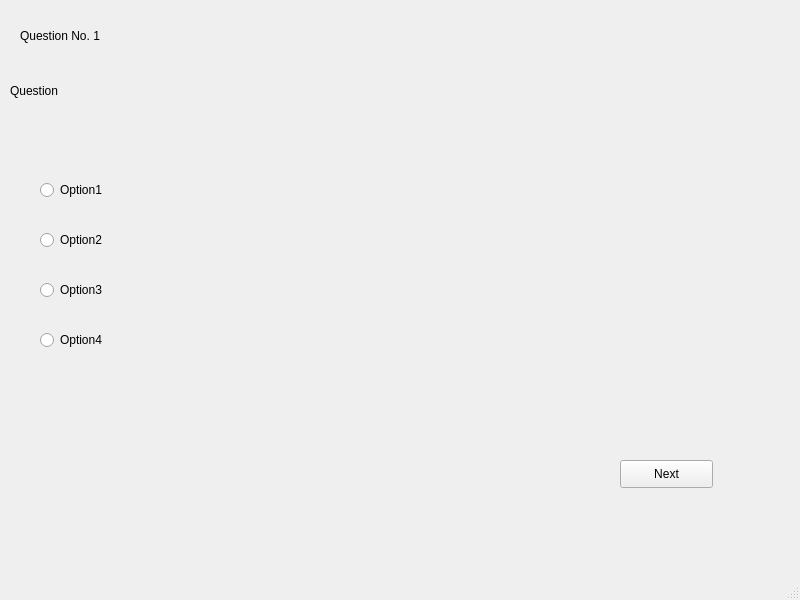
<?xml version="1.0" encoding="UTF-8"?>
<ui version="4.0">
 <class>MainWindow</class>
 <widget class="QMainWindow" name="MainWindow">
  <property name="geometry">
   <rect>
    <x>0</x>
    <y>0</y>
    <width>800</width>
    <height>600</height>
   </rect>
  </property>
  <property name="windowTitle">
   <string>MainWindow</string>
  </property>
  <widget class="QWidget" name="centralwidget">
   <widget class="QLabel" name="label">
    <property name="geometry">
     <rect>
      <x>20</x>
      <y>20</y>
      <width>151</width>
      <height>31</height>
     </rect>
    </property>
    <property name="text">
     <string>Question No. 1</string>
    </property>
   </widget>
   <widget class="QLabel" name="label_2">
    <property name="geometry">
     <rect>
      <x>10</x>
      <y>80</y>
      <width>781</width>
      <height>21</height>
     </rect>
    </property>
    <property name="text">
     <string>Question</string>
    </property>
   </widget>
   <widget class="QRadioButton" name="radioButton">
    <property name="geometry">
     <rect>
      <x>40</x>
      <y>180</y>
      <width>95</width>
      <height>20</height>
     </rect>
    </property>
    <property name="text">
     <string>Option1</string>
    </property>
   </widget>
   <widget class="QRadioButton" name="radioButton_2">
    <property name="geometry">
     <rect>
      <x>40</x>
      <y>230</y>
      <width>95</width>
      <height>20</height>
     </rect>
    </property>
    <property name="text">
     <string>Option2</string>
    </property>
   </widget>
   <widget class="QRadioButton" name="radioButton_3">
    <property name="geometry">
     <rect>
      <x>40</x>
      <y>280</y>
      <width>95</width>
      <height>20</height>
     </rect>
    </property>
    <property name="text">
     <string>Option3</string>
    </property>
   </widget>
   <widget class="QRadioButton" name="radioButton_4">
    <property name="geometry">
     <rect>
      <x>40</x>
      <y>330</y>
      <width>95</width>
      <height>20</height>
     </rect>
    </property>
    <property name="text">
     <string>Option4</string>
    </property>
   </widget>
   <widget class="QPushButton" name="pushButton_2">
    <property name="geometry">
     <rect>
      <x>620</x>
      <y>460</y>
      <width>93</width>
      <height>28</height>
     </rect>
    </property>
    <property name="text">
     <string>Next</string>
    </property>
   </widget>
  </widget>
  <widget class="QMenuBar" name="menubar">
   <property name="geometry">
    <rect>
     <x>0</x>
     <y>0</y>
     <width>800</width>
     <height>26</height>
    </rect>
   </property>
  </widget>
  <widget class="QStatusBar" name="statusbar"/>
 </widget>
 <resources/>
 <connections/>
</ui>
